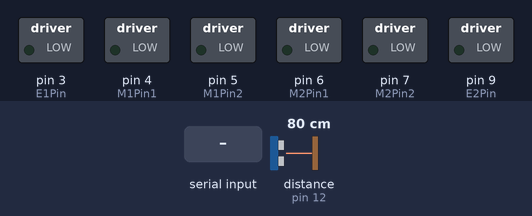
Simulated run of this sketch. Board: Arduino Uno, built with avr-gcc and run on an emulated ATmega328P. On the bench: switched loads named in the sketch (green lamp = pin HIGH). Wiring (inferred from the names in the program): ultrasonic range finder: trigger pin 13; echo pin 12. The inputs (shaded band) are chosen by the test bench; at power-on: distance to the obstacle (sensor on pin 12) 80 cm. The echo pulse lasts 58.3 µs per cm; pins used as bus, display or sensor lines are not drawn.

Above: at 1.2 s.
1.3 s: "1" received over Serial
At 2.5 s:
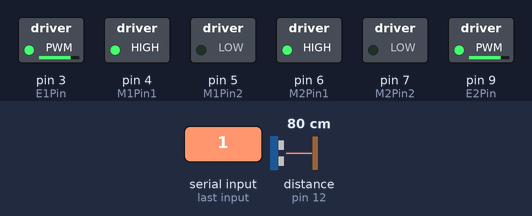
2.8 s: distance to the obstacle (sensor on pin 12) set to 17 cm
4.3 s: distance to the obstacle (sensor on pin 12) set to 14 cm
At 4.7 s:
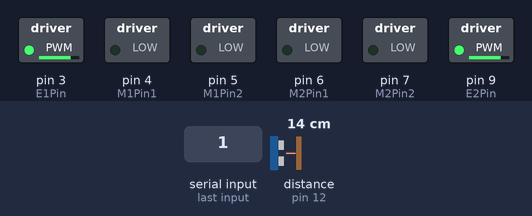
5.8 s: "2" received over Serial
At 7.0 s:
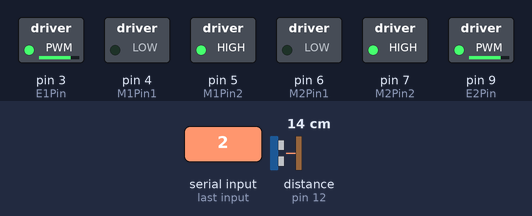
7.3 s: "3" received over Serial
At 8.2 s:
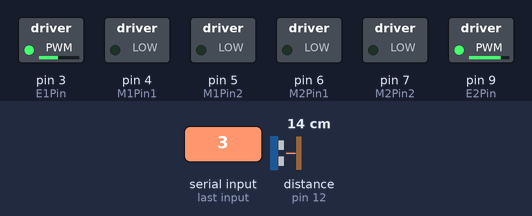
8.8 s: "4" received over Serial
At 9.3 s:
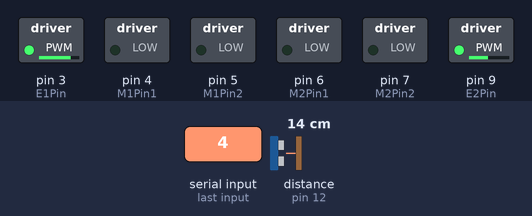
Timing chart, 0 to 11.3 s (numbered marks = the images above; inputs shaded):
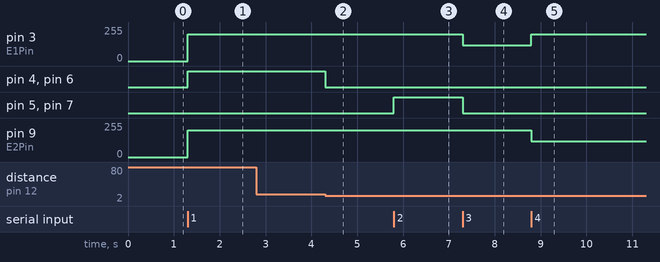

The sketch:

main.ino
```cpp
#include "DC_motor.h"
#include "HYSRF05.h"
#include "Event.h"

#define M1Pin1 4
#define M1Pin2 5
#define M2Pin1 6
#define M2Pin2 7
#define E1Pin 3
#define E2Pin 9
#define trigPin 13
#define echoPin 12

DC_motor dc_motor(M1Pin1, M1Pin2, E1Pin, M2Pin1, M2Pin2, E2Pin);
char command;

UltrasonicRanger ultrasonic_ranger(trigPin, echoPin);
float distance;

// int event = 1;
Event event;

void setup()
{
    Serial.begin(115200);
    pinMode(M1Pin1, OUTPUT);
    pinMode(M1Pin2, OUTPUT);
    pinMode(M2Pin1, OUTPUT);
    pinMode(M2Pin2, OUTPUT);
    pinMode(E1Pin, OUTPUT);
    pinMode(E2Pin, OUTPUT);
    pinMode(trigPin, OUTPUT);
    pinMode(echoPin, INPUT);
}

void loop()
{
    distance = ultrasonic_ranger.get_distance();
    if (Serial.available())
    {
        command = Serial.read();
        if (command == '0')
        {
            dc_motor.stop();
            event.command = 0;
        }
        else if (command == '1')
        {
            if (distance > 15)
            {
                dc_motor.forward();
                event.command = 1;
            }
            else
            {
                dc_motor.stop();
                event.command = 0;
            }
        }
        else if (command == '2')
        {
            dc_motor.back();
            event.command = 2;
        }
        else if (command == '3')
        {
            // dc_motor.turn_right();
            dc_motor.right_and_forward(event.turn);
            event.command = 3;
        }
        else if (command == '4')
        {
            // dc_motor.turn_left();
            dc_motor.left_and_forward(event.turn);
            event.command = 4;
        }
        //換速
        else if (command == 'A')
        {
            dc_motor.set_speed(40);
        }
        else if (command == 'B')
        {
            dc_motor.set_speed(60);
        }
        else if (command == 'C')
        {
            dc_motor.set_speed(100);
        }

        //內灣->I/外彎->O
        else if (command == 'I')
        {
            event.turn = 2;
        }
        else if (command == 'O')
        {
            event.turn = 1;
        }

        else
        {
            dc_motor.stop();
            event.command = 0;
        }
    }
    else if ((event.command == 1 || event.command == 3 || event.command == 4) && distance <= 15)
    {
        dc_motor.stop();
        event.command = 0;
    }
}
```

DC_motor.cpp
```cpp
#include "Arduino.h"
#include "DC_motor.h"

DC_motor::DC_motor(int M1Pin1, int M1Pin2, int E1Pin, int M2Pin1, int M2Pin2, int E2Pin)
{
    this->M1Pin1 = M1Pin1;
    this->M1Pin2 = M1Pin2;
    this->E1Pin = E1Pin;
    this->M2Pin1 = M2Pin1;
    this->M2Pin2 = M2Pin2;
    this->E2Pin = E2Pin;
    // this->speed = (byte)((255 - 110)*(60.0/100.0) + 110);
    this->speed = 200;
}

void DC_motor::forward()
{
    digitalWrite(this->M1Pin1, HIGH);
    digitalWrite(this->M1Pin2, LOW);
    digitalWrite(this->M2Pin1, HIGH);
    digitalWrite(this->M2Pin2, LOW);
    analogWrite(this->E1Pin, this->speed);
    analogWrite(this->E2Pin, this->speed);
}

void DC_motor::back()
{
    digitalWrite(this->M1Pin1, LOW);
    digitalWrite(this->M1Pin2, HIGH);
    digitalWrite(this->M2Pin1, LOW);
    digitalWrite(this->M2Pin2, HIGH);
    analogWrite(this->E1Pin, this->speed);
    analogWrite(this->E2Pin, this->speed);
}

void DC_motor::turn_right()
{
    digitalWrite(this->M1Pin1, LOW);
    digitalWrite(this->M1Pin2, LOW);
    digitalWrite(this->M2Pin1, HIGH);
    digitalWrite(this->M2Pin2, LOW);
    analogWrite(this->E2Pin, this->speed);
}

void DC_motor::turn_left()
{
    digitalWrite(this->M1Pin1, HIGH);
    digitalWrite(this->M1Pin2, LOW);
    digitalWrite(this->M2Pin1, LOW);
    digitalWrite(this->M2Pin2, LOW);
    analogWrite(this->E1Pin, this->speed);
}

void DC_motor::right_and_forward(int turn)
{
    if (turn == 1)
    {
        digitalWrite(this->M1Pin1, HIGH);
        digitalWrite(this->M1Pin2, LOW);
        digitalWrite(this->M2Pin1, HIGH);
        digitalWrite(this->M2Pin2, LOW);
        // analogWrite(this->E1Pin, (int)(this->speed / 1.8));
        analogWrite(this->E1Pin, 120);
        analogWrite(this->E2Pin, 200);
    }
    else if (turn == 2)
    {
        digitalWrite(this->M1Pin1, HIGH);
        digitalWrite(this->M1Pin2, LOW);
        digitalWrite(this->M2Pin1, HIGH);
        digitalWrite(this->M2Pin2, LOW);
        // analogWrite(this->E1Pin, (int)(this->speed / 4));
        analogWrite(this->E1Pin, 120);
        analogWrite(this->E2Pin, 200);
    }
}

void DC_motor::left_and_forward(int turn)
{
    if (turn == 1)
    {
        digitalWrite(this->M1Pin1, HIGH);
        digitalWrite(this->M1Pin2, LOW);
        digitalWrite(this->M2Pin1, HIGH);
        digitalWrite(this->M2Pin2, LOW);
        analogWrite(this->E1Pin, 200);
        analogWrite(this->E2Pin, 120);
    }
    else if (turn == 2)
    {
        digitalWrite(this->M1Pin1, HIGH);
        digitalWrite(this->M1Pin2, LOW);
        digitalWrite(this->M2Pin1, HIGH);
        digitalWrite(this->M2Pin2, LOW);
        analogWrite(this->E1Pin, 200);
        analogWrite(this->E2Pin, 120);
    }
}

void DC_motor::stop()
{
    digitalWrite(this->M1Pin1, LOW);
    digitalWrite(this->M1Pin2, LOW);
    digitalWrite(this->M2Pin1, LOW);
    digitalWrite(this->M2Pin2, LOW);
}

void DC_motor::set_speed(byte speed)
{
    this->speed = (byte)((255 - 110) * (speed / 100.0) + 110);
}
```

DC_motor.h
```cpp
#include "Arduino.h"

#ifndef DC_MOTOR_H
#define DC_MOTOR_H

void test();

class DC_motor
{
private:
    int M1Pin1, M1Pin2, E1Pin, M2Pin1, M2Pin2, E2Pin;
public:
    byte speed;
    DC_motor(int M1Pin1, int M1Pin2, int E1Pin, int M2Pin1, int M2Pin2, int E2Pin);
    void turn_left();
    void turn_right();
    void right_and_forward(int turn);
    void left_and_forward(int turn);
    void forward();
    void back();
    void stop();
    void set_speed(byte speed);
};

#endif //DC_MOTOR_H
```

Event.cpp
```cpp
#include "Event.h"
Event::Event()
{
    this->command = 0;
    /*
    0 -> 直線
    1 -> 外彎
    2 -> 內彎
    */
    this->turn = 1;
}
```

Event.h
```cpp
#ifndef EVENT_H
#define EVENT_H
class Event
{
public:
    int command;
    int turn;
    Event();
};
#endif
```

HYSRF05.cpp
```cpp
#include <Arduino.h>
#include "HYSRF05.h"

UltrasonicRanger::UltrasonicRanger(byte trigPin, byte echoPin)
{
    this->trigPin = trigPin;
    this->echoPin = echoPin;
    this->V = this->get_voice_speed();
}

float UltrasonicRanger::get_voice_speed()
{
    int T = 30;
    float V = (331 + 0.6 * T) / 10000;
    float t = 1 / V;
    return t * 2;
}

float UltrasonicRanger::get_distance()
{
    digitalWrite(this->trigPin, LOW);
    delayMicroseconds(5);
    digitalWrite(this->trigPin, HIGH);
    delayMicroseconds(10);
    digitalWrite(this->trigPin, LOW);
    float distance = pulseIn(this->echoPin, HIGH) / this->V;
    return distance;
}
```

HYSRF05.h
```cpp
#ifndef HYSRF05_H
#define HYSRF05_H

#include <Arduino.h>
class UltrasonicRanger
{
private:
    byte trigPin, echoPin, speakerPin;
    float V;
    float get_voice_speed();
public:
    UltrasonicRanger(byte trigPin, byte echoPin);
    float get_distance();
};

#endif
```

Measured:
- the behaviour switches between 16 and 15 cm on distance to the obstacle (sensor on pin 12) (found by bisection; images 1 and 2)
- after the input at 1.3 s, pin 3 (E1Pin), pin 9 (E2Pin): 0/255 → 200/255 at once; pin 4 (M1Pin1), pin 6 (M2Pin1): LOW → HIGH at once
- after the input at 2.8 s, every drawn part: stays the same
- after the input at 4.3 s, pin 4 (M1Pin1), pin 6 (M2Pin1): HIGH → LOW at once
- after the input at 5.8 s, pin 5 (M1Pin2), pin 7 (M2Pin2): LOW → HIGH at once
- after the input at 7.3 s, pin 3 (E1Pin): 200/255 → 120/255 at once; pin 5 (M1Pin2), pin 7 (M2Pin2): HIGH → LOW at once
- after the input at 8.8 s, pin 3 (E1Pin): 120/255 → 200/255 at once; pin 9 (E2Pin): 200/255 → 120/255 at once
